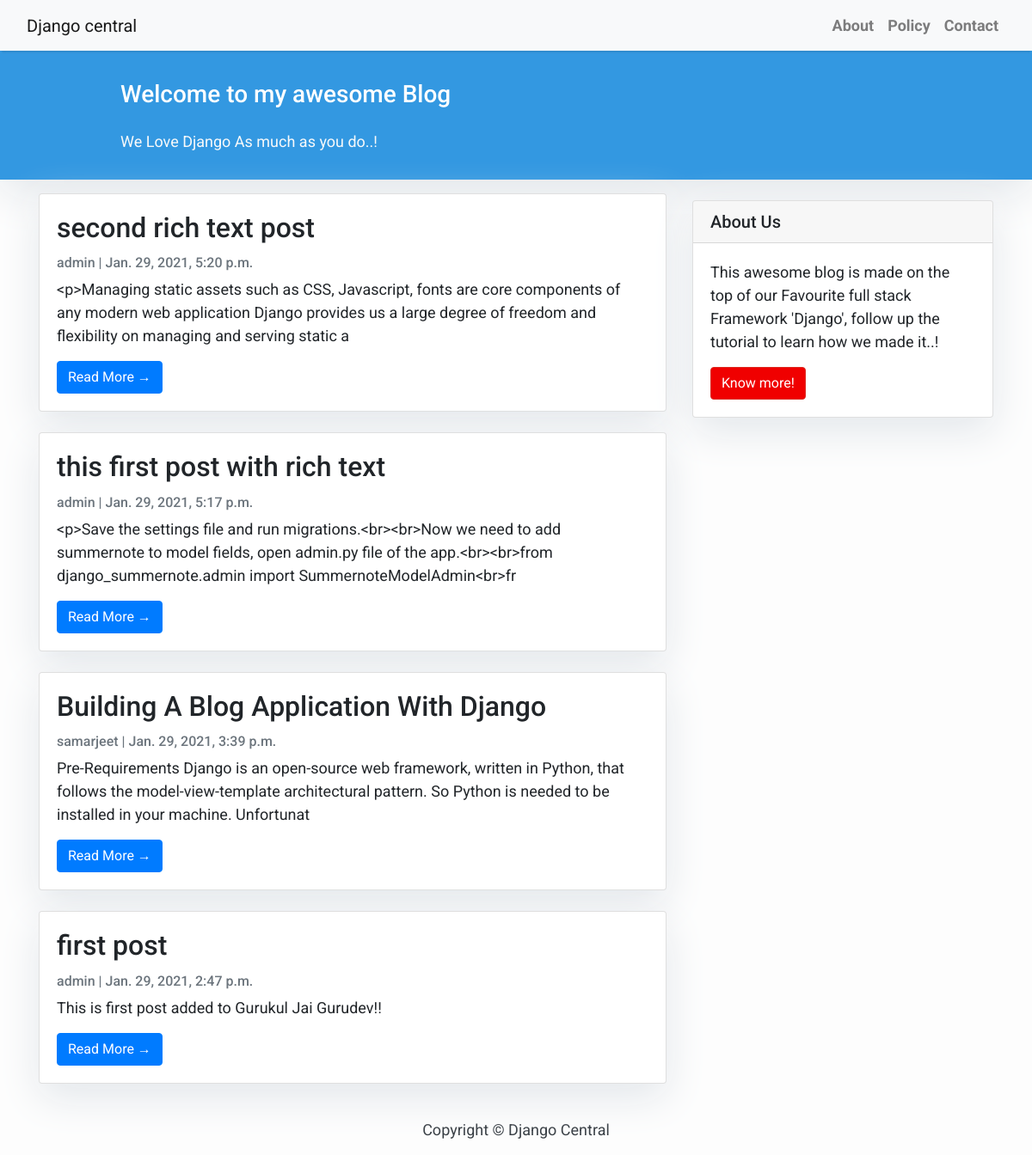
The page / on the database its author committed.
### post/models.py (models this page shows, shortened)
class Post(models.Model):
    title = models.CharField(max_length=200, unique=True)
    slug = models.SlugField(max_length=200, unique=True)
    author = models.ForeignKey(User, on_delete= models.CASCADE,related_name='blog_posts')
    updated_on = models.DateTimeField(auto_now= True)
    content = models.TextField()
    created_on = models.DateTimeField(auto_now_add=True)
    status = models.IntegerField(choices=STATUS, default=0)
    class Meta:
        ordering = ['-created_on']

### post/views.py (the view)
# urls.py: path('', views.PostList.as_view(), name='home'),
class PostList(generic.ListView):
    queryset = Post.objects.filter(status=1).order_by('-created_on')
    template_name = 'index.html'
    paginate_by = 10

### templates/index.html (shortened to what this page needs)
{% extends "base.html" %}
{% block content %}
<header class="masthead">
    <div class="container">
        <div class="row">
            <div class=" col-md-8 col-md-10 mx-auto">
                <div class="site-heading">
                    <h3 class=" site-heading my-4 mt-3 text-white"> Welcome to my awesome Blog </h3>
                    <p class="text-light">We Love Django As much as you do..! &nbsp
                    </p>
                </div>
            </div>
        </div>
    </div>
</header>
<div class="container">
    <div class="row">
        <div class="col-md-8 mt-3 left">
            {% for post in post_list %}
            <div class="card mb-4">
                <div class="card-body">
                    <h2 class="card-title">{{ post.title }}</h2>
                    <p class="card-text text-muted h6">{{ post.author }} | {{ post.created_on}} </p>
                    <p class="card-text">{{post.content|slice:":200" }}</p>
                    <a href="{% url 'post_detail' post.slug  %}" class="btn btn-primary">Read More &rarr;</a>
                </div>
            </div>
            {% endfor %}
        </div>
        {% block sidebar %} {% include 'sidebar.html' %} {% endblock sidebar %}
    </div>
</div>
{%endblock%}

### templates/base.html (shortened to what this page needs)
<!DOCTYPE html>
<html>
    <head>
        <link rel="stylesheet" href="https://maxcdn.bootstrapcdn.com/bootstrap/4.0.0/css/bootstrap.min.css"
 />
    </head>
    <body>
        <nav class="navbar navbar-expand-lg navbar-light bg-light shadow" id="mainNav">
            <div class="container-fluid">
                <a class="navbar-brand" href="{% url 'home' %}">Django central</a>
                <div class="collapse navbar-collapse" id="navbarResponsive">
                    <ul class="navbar-nav ml-auto">
                        <li class="nav-item text-black">
                            <a class="nav-link text-black font-weight-bold" href="#">About</a>
                        </li>
                        <li class="nav-item text-black">
                            <a class="nav-link text-black font-weight-bold" href="#">Policy</a>
                        </li>
                        <li class="nav-item text-black">
                            <a class="nav-link text-black font-weight-bold" href="#">Contact</a>
                        </li>
                    </ul>
                </div>
            </div>
        </nav>
        {% block content %}{% endblock content %}
        <footer class="py-3 bg-grey">
            <p class="m-0 text-dark text-center ">Copyright &copy; Django Central</p>
        </footer>
    </body>
</html>

### templates/sidebar.html (shortened to what this page needs)
{% block sidebar %}
<div class="col-md-4 float-right ">
<div class="card my-4">
        <h5 class="card-header">About Us</h5>
    <div class="card-body">
        <p class="card-text"> This awesome blog is made on the top of our Favourite full stack Framework 'Django', follow up the tutorial to learn how we made it..!</p>
        <a href="#"
           class="btn btn-danger">Know more!</a>
    </div>
</div>
</div>
{% endblock sidebar %}

### templates/base.html (style rules this page uses)
body { font-family: "Roboto", sans-serif; font-size: 17px; background-color: #fdfdfd; }
.shadow { box-shadow: 0 4px 2px -2px rgba(0, 0, 0, 0.1); }
.btn-danger { color: #fff; background-color: #f00000; border-color: #dc281e; }
.masthead { background: #3398E1; height: auto; padding-bottom: 15px; box-shadow: 0 16px 48px #E3E7EB; padding-top: 10px; }

### templates/index.html (style rules this page uses)
body { font-family: "Roboto", sans-serif; font-size: 18px; background-color: #fdfdfd; }
.card { box-shadow: 0 16px 48px #E3E7EB; }

### templates/sidebar.html (style rules this page uses)
.card { box-shadow: 0 16px 48px #E3E7EB; }

### rows shown on the page
Post: title "second rich text post", author "admin", created_on "Jan. 29, 2021, 5:20 p.m.", content "<p>Managing static assets such as CSS, Javascript, fonts are core components of any modern web application Django provides us a large degree of freedom and flexibility on managing and serving static a"
Post: title "this first post with rich text", author "admin", created_on "Jan. 29, 2021, 5:17 p.m.", content "<p>Save the settings file and run migrations.<br><br>Now we need to add summernote to model fields, open admin.py file of the app.<br><br>from django_summernote.admin import SummernoteModelAdmin<br>fr"
Post: title "Building A Blog Application With Django", author "samarjeet", created_on "Jan. 29, 2021, 3:39 p.m.", content "Pre-Requirements Django is an open-source web framework, written in Python, that follows the model-view-template architectural pattern. So Python is needed to be installed in your machine. Unfortunat"
Post: title "first post", author "admin", created_on "Jan. 29, 2021, 2:47 p.m.", content "This is first post added to Gurukul Jai Gurudev!!"
